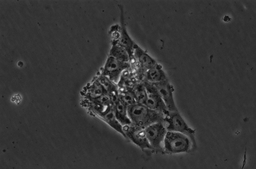
#> input picture data/genimage.tif, 256 x 169 px, shrunk from 1280 x 845 before the run, found by its file name
$ jupyter execute peronamalika.ipynb
#> lines starting #> are read from the running program, lines starting #| are printed output that depends on the picture
#> in apply_perona_malik, image is the input picture: shape (169, 256); min 11, max 249, mean 54.2
[cell 1]
# -*- coding: utf-8 -*-

import numpy as np
import cv2
import matplotlib.pyplot as plt
from numba import jit, prange

def compute_gradients(image):
    """Computes image gradients manually in four directions: North, South, East, and West."""
    grad_north = np.zeros_like(image, dtype=np.float64)
    grad_south = np.zeros_like(image, dtype=np.float64)
    grad_east = np.zeros_like(image, dtype=np.float64)
    grad_west = np.zeros_like(image, dtype=np.float64)

    # Compute gradients using simple differences
    grad_north[:-1, :] = image[1:, :] - image[:-1, :]
    grad_south[1:, :] = image[:-1, :] - image[1:, :]
    grad_east[:, :-1] = image[:, 1:] - image[:, :-1]
    grad_west[:, 1:] = image[:, :-1] - image[:, 1:]

    return grad_north, grad_south, grad_east, grad_west

def perona_malik_conduction(gradients, kappa, method='quadratic'):
    """Computes conduction coefficients based on gradient magnitudes to control diffusion strength."""
    if method == 'quadratic':
        return [np.exp(- (g / kappa) ** 2) for g in gradients]  # Exponential form (Perona-Malik 1990)
    elif method == 'exponential':
        return [1 / (1 + (g / kappa) ** 2) for g in gradients]  # Reciprocal form (alternative approach)
    else:
        raise ValueError("Invalid conduction method. Use 'quadratic' or 'exponential'.")

@jit(nopython=True, parallel=True)
def update_image(image, gradients, conduction_coeffs, delta_t):
    """Optimized update step for anisotropic diffusion using Numba for speedup."""
    diffusion = np.zeros_like(image, dtype=np.float64)

    # Iterate over the image (excluding borders to prevent artifacts)
    for i in prange(1, image.shape[0] - 1):
        for j in prange(1, image.shape[1] - 1):
            # Compute diffusion sum from all directions
            diffusion[i, j] = (
                conduction_coeffs[0][i, j] * gradients[0][i, j] +  # North
                conduction_coeffs[1][i, j] * gradients[1][i, j] +  # South
                conduction_coeffs[2][i, j] * gradients[2][i, j] +  # East
                conduction_coeffs[3][i, j] * gradients[3][i, j]    # West
            )

    # Update the image and clip values to ensure valid intensity range (0-255)
    return np.clip(image + delta_t * diffusion, 0, 255)

def perona_malik_diffusion(image, iterations, delta_t, kappa, method='quadratic'):
    """Applies Perona-Malik anisotropic diffusion to an image over multiple iterations."""
#> called with iterations = 50, delta_t = 0.1, kappa = 20, method = 'quadratic'
    image = image.astype(np.float64)  # Convert image to float for precise calculations

    for _ in range(iterations):
        gradients = compute_gradients(image)  # Compute directional gradients
        conduction_coeffs = perona_malik_conduction(gradients, kappa, method)  # Compute conduction values
        image = update_image(image, gradients, conduction_coeffs, delta_t)  # Apply diffusion step
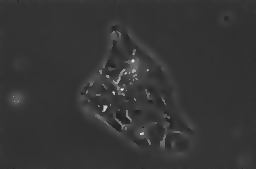
#> image: shape (169, 256) float64; min 32.97, max 241.5, mean 54.2

    return image.astype(np.uint8)  # Convert back to uint8 for image display

def apply_perona_malik(image_path, iterations=20, delta_t=0.1, kappa=20, method='quadratic'):
    """Loads an image, applies Perona-Malik diffusion, and returns the original and processed image."""
    image = cv2.imread(image_path, cv2.IMREAD_GRAYSCALE)  # Load grayscale image

    if image is None:
        print(f"Error: Could not read {image_path}. Check if the file exists.")
        return None

    processed = perona_malik_diffusion(image, iterations, delta_t, kappa, method)  # Apply diffusion
    return image, processed  # Return both original and filtered images

def main():
    """Main function to load, process, and visualize images."""
    image_paths = ["genimage.tif", "markerimage.tif"]  # List of input images
    titles = [
        "Original - GenImage", "Processed - GenImage",
        "Original - MarkerImage", "Processed - MarkerImage"
    ]

    fig, axes = plt.subplots(2, 2, figsize=(10, 8))  # Create a 2x2 grid of subplots
    axes = axes.flatten()  # Flatten for easier iteration

    for i, image_path in enumerate(image_paths):
        original, processed = apply_perona_malik(image_path, iterations=50, delta_t=0.1, kappa=20, method='quadratic')

        if original is not None and processed is not None:
            axes[2*i].imshow(original, cmap='gray')  # Show original image
            axes[2*i].set_title(titles[2*i])
            axes[2*i].axis("off")

            axes[2*i+1].imshow(processed, cmap='gray')  # Show processed image
            axes[2*i+1].set_title(titles[2*i+1])
            axes[2*i+1].axis("off")
#> pass 2 of the loop in main, `for i, image_path in enumerate(image_paths):`:
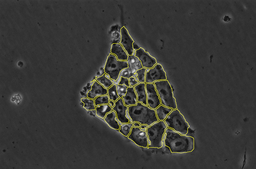
#> input picture data/markerimage.tif, 256 x 169 px, shrunk from 1280 x 845 before the run, found by its file name
#> in apply_perona_malik (call 2), `image = cv2.imread(image_path, cv2.IMREAD_GRAYSCALE)`:
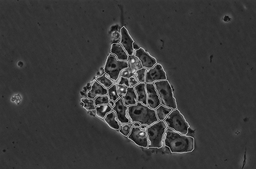
#> image: shape (169, 256); min 1, max 249, mean 57.1
#> after the loop in perona_malik_diffusion (call 2), `for _ in range(iterations):`:
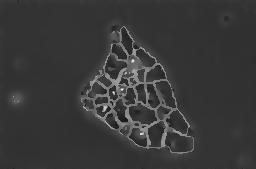
#> image: shape (169, 256) float64; min 3.88, max 241.5, mean 57.1

    plt.tight_layout()
    plt.show()
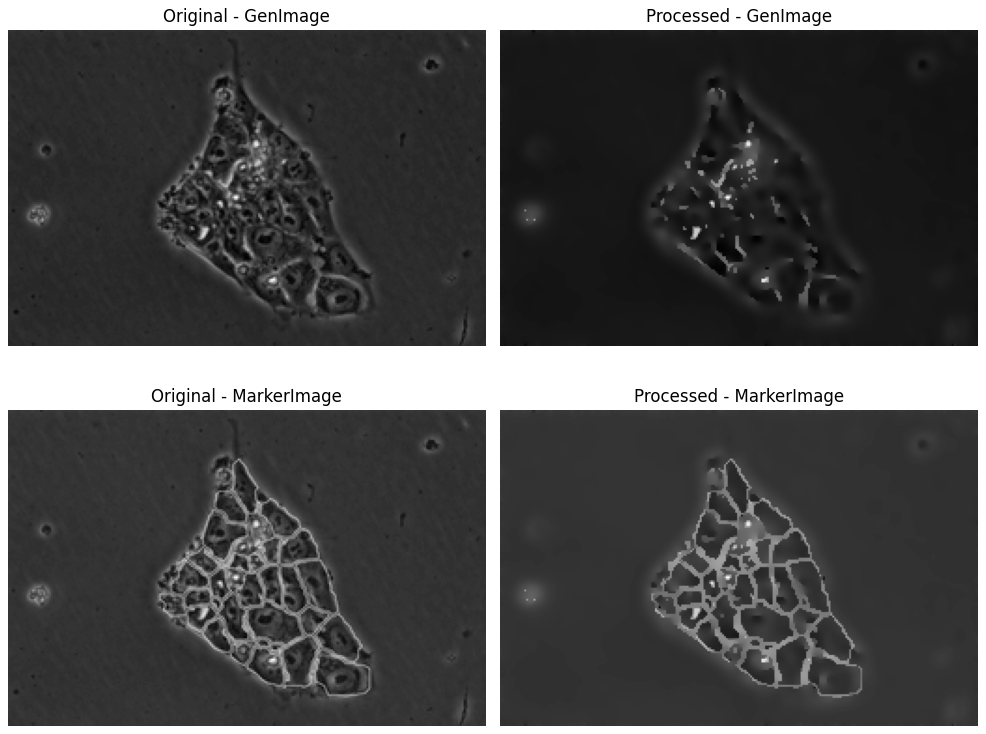
#> figure drawn by matplotlib, 4 panels

if __name__ == "__main__":
    main()
